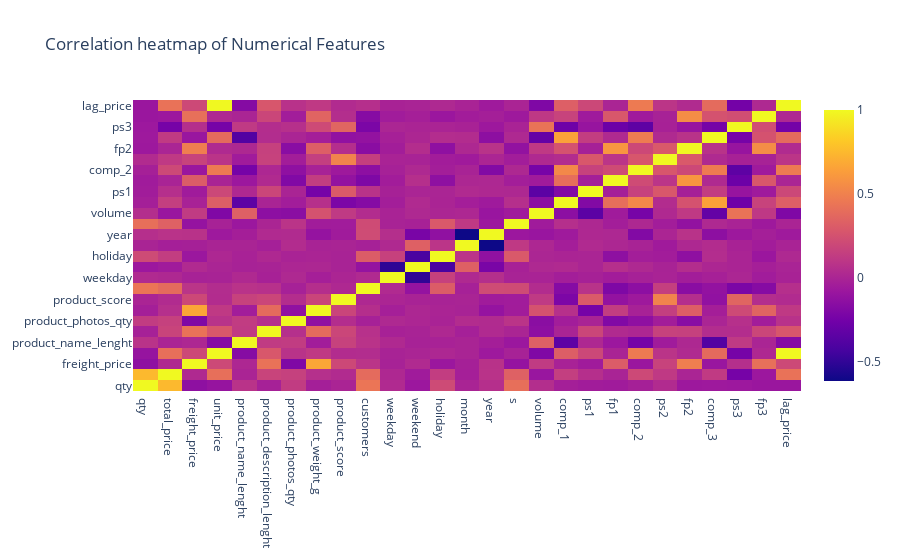

The cell this chart's notebook holds for it:
### Code cell
#Let's have a look at the correlation between numerical features with each other
numeric_cols = data.select_dtypes(include=["number"])
correlation_matrix = numeric_cols.corr()
fig = go.Figure(go.Heatmap(x=correlation_matrix.columns,
                           y=correlation_matrix.columns,
                           z=correlation_matrix.values))
fig.update_layout(title="Correlation heatmap of Numerical Features")
fig.show()

### Figure 1 — Plotly figure (JSON) as saved in the notebook; plotly's stock layout.template omitted (floating-point values rounded to 4 significant figures; data arrays with more than 128 entries replaced by an {"elided": "..."} marker saying what was removed)
{"data": [{"type": "heatmap", "x": ["qty", "total_price", "freight_price", "unit_price", "product_name_lenght", "product_description_lenght", "product_photos_qty", "product_weight_g", "product_score", "customers", "weekday", "weekend", "holiday", "month", "year", "s", "volume", "comp_1", "ps1", "fp1", "comp_2", "ps2", "fp2", "comp_3", "ps3", "fp3", "lag_price"], "y": ["qty", "total_price", "freight_price", "unit_price", "product_name_lenght", "product_description_lenght", "product_photos_qty", "product_weight_g", "product_score", "customers", "weekday", "weekend", "holiday", "month", "year", "s", "volume", "comp_1", "ps1", "fp1", "comp_2", "ps2", "fp2", "comp_3", "ps3", "fp3", "lag_price"], "z": {"elided": "27x27 float values"}}], "layout": {"title": {"text": "Correlation heatmap of Numerical Features"}}}
